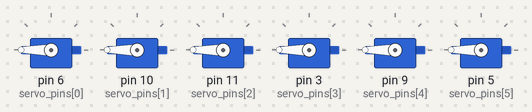
The sketch below on a simulated Arduino Uno, built with avr-gcc and run on an emulated ATmega328P. On the bench: 6 × servo. Wiring (inferred from the names in the program): 3×3 keypad with keys 1 2 3 4 5 6 7 8 9 (labels assumed): rows A0, A1, A2; columns A3, A4, A5.

Above: at 0.15 s.
Timing chart, 0 to 1.6 s (numbered marks = the images above):
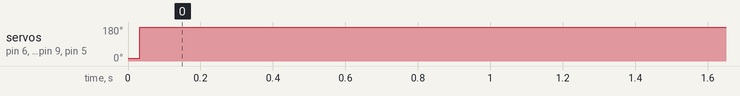

Measured:
- by itself, servo on pin 6 (servo_pins[0]), servo on pin 10 (servo_pins[1]), servo on pin 11 (servo_pins[2]), servo on pin 3 (servo_pins[3]), servo on pin 9 (servo_pins[4]), servo on pin 5 (servo_pins[5]): 15° → 180° at 0.03 s

The sketch:

bartender_1.ino
```cpp
#include <Servo.h>

/*
  TODO:
  - verify stays closed with new method when turn servos off
    might have to leave on...
*/

// bitmasks:      CCCRRR
//                321321
#define R1_press B000001
#define R2_press B000010
#define R3_press B000100
#define C1_press B001000
#define C2_press B010000
#define C3_press B100000
////////////////////////
#define B1_press B001001
#define B2_press B010001
#define B3_press B100001
#define B4_press B001010
#define B5_press B010010
#define B6_press B100010

// debounce threshold
#define DBNC_THRESH 25

// define pin-button mapping
const int R1 = A0;
const int R2 = A1;
const int R3 = A2;
const int C1 = A3;
const int C2 = A4;
const int C3 = A5;

// track keypad state for debouncing
byte dbnc_state = 0; // 'official' debounced state
byte prev_state = 0; // last observed state
// keep track of how long state has been steady
long bounce_time = 0;
// track previously-pressed button
int button = 0;
int prev_button = 0;

// servo stuff
const int num_servos = 6;
Servo servos[num_servos];
const int servo_pins[] = {6, 10, 11, 3, 9, 5}; // ordered!
// initial and 'blocking' positions for servos
//const int rest_pos[] = {180, 120, 120, 180, 130, 120};
//const int goal_pos[] = {0, 70, 80, 120, 80, 70};
// was 700,2400
const int rest_pos[] = {2400, 2400, 2400, 2400, 2400, 2400};
const int goal_pos[] = {700,  700,  700,  700,  700, 700};
// array of previously sent servo positions to avoid repeatedly sending
// data. Not sure this is necessary.
int prev_sent[] = {699,699,699,699,699,699};
// default time for servo to be active
const long dwell_time = 1000; // consider making this an array
// timers for figuring out how long to hold servos active
long timers[]   = {0, 0, 0, 0, 0, 0};
// time to let servo move before detaching
const long travel_time = 1000; // consider making this an array
// array for tracking when servos can be detached
long detach_after[] = {0, 0, 0, 0, 0, 0};
// 6:  90  130
// 10: 70  120
// 11: 80  120
// 3:  120 180
// 9:  80  130
// 5:  70  120


void setup() {
  Serial.begin(9600);
  // initialize the switch pins as inputs
  pinMode(R1, INPUT);
  pinMode(R2, INPUT);
  pinMode(R3, INPUT);
  pinMode(C1, INPUT);
  pinMode(C2, INPUT);
  pinMode(C3, INPUT);

  // init servos
  for (int i = 0; i < num_servos; i++) {
    servos[i].attach(servo_pins[i]);
    servos[i].writeMicroseconds(rest_pos[i]);
    detach_after[i] = millis() + travel_time*3;
  }
}

void loop(){
  // update state
  debounce_presses(get_presses());
  button = get_button(dbnc_state);
  if (button != prev_button) {
    Serial.println(button);
    if (button != 0) add_time(button-1);
  }
  actuate_servos();
  prev_button = button;

  delay(30);
}

byte get_presses() {
  // get current state of buttons
  // format: C3C2C1R3R2R1 i.e. 100001 if R1 and C3 are pressed
  return (!digitalRead(R1) * R1_press) |
    (!digitalRead(R2) * R2_press) |
    (!digitalRead(R3) * R3_press) |
    (!digitalRead(C1) * C1_press) |
    (!digitalRead(C2) * C2_press) |
    (!digitalRead(C3) * C3_press);
}

byte debounce_presses(byte read_state) {
  // given current presses, updates debounced button state
  // state change - reset timer
  if (read_state != prev_state) {
    prev_state = read_state;
    bounce_time = millis();
  }

  // state stable - update dbnc_state
  if (millis() - bounce_time > DBNC_THRESH) {
    dbnc_state = read_state;
  }
}

int get_button(byte debounced_state) {
  // given a debounced state byte, return number of button (1-6)
  // format: B6B5B4B3B2B1
  // could do multi-buttons, but not sure how to deal with ghosting.
  if (debounced_state == B1_press) return 1;
  if (debounced_state == B2_press) return 2;
  if (debounced_state == B3_press) return 3;
  if (debounced_state == B4_press) return 4;
  if (debounced_state == B5_press) return 5;
  if (debounced_state == B6_press) return 6;
  return 0;
}

void add_time(int servo) {
  // add time to specified servo
  if (timers[servo] < millis())
    // servo resting - need to reset time
    timers[servo] = millis();
  timers[servo] += dwell_time;
}

void actuate_servos() {
  // go through list of servos, actuating as necessary
  int pos;
  for (int servo = 0; servo < num_servos; servo++) {
    // find target position
    if (millis() > timers[servo]) {
      pos = rest_pos[servo];
    } else {
      pos = goal_pos[servo];
    }
    // see if we should detach
    if (millis() < detach_after[servo]) {
      servos[servo].attach(servo_pins[servo]);
    } else {
      servos[servo].detach();
    }
    // write position to servo if new
    //if (pos != prev_sent[servo]) {
    if (pos != prev_sent[servo]) {
      if (servos[servo].attached()) {
        servos[servo].writeMicroseconds(pos);
        prev_sent[servo] = pos;
      }
      // figure out new time to detach
      detach_after[servo] = millis() + travel_time;
    }
  }
}
```
